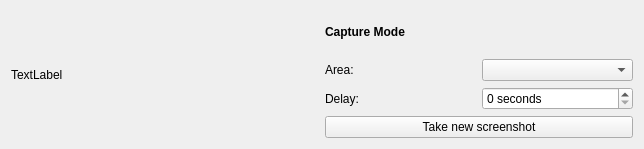
<?xml version="1.0" encoding="UTF-8"?>
<ui version="4.0">
 <class>CaptureLauncher</class>
 <widget class="QWidget" name="CaptureLauncher">
  <property name="geometry">
   <rect>
    <x>0</x>
    <y>0</y>
    <width>644</width>
    <height>149</height>
   </rect>
  </property>
  <property name="windowTitle">
   <string>Form</string>
  </property>
  <layout class="QGridLayout" name="gridLayout">
   <item row="0" column="0">
    <layout class="QHBoxLayout" name="horizontalLayout">
     <item>
      <widget class="QLabel" name="imagePreview">
       <property name="text">
        <string>TextLabel</string>
       </property>
      </widget>
     </item>
    </layout>
   </item>
   <item row="0" column="1">
    <layout class="QVBoxLayout" name="verticalLayout">
     <item>
      <widget class="QLabel" name="modeLabel">
       <property name="font">
        <font>
         <weight>75</weight>
         <bold>true</bold>
        </font>
       </property>
       <property name="text">
        <string>Capture Mode</string>
       </property>
       <property name="alignment">
        <set>Qt::AlignLeading|Qt::AlignLeft|Qt::AlignVCenter</set>
       </property>
       <property name="margin">
        <number>-1</number>
       </property>
      </widget>
     </item>
     <item>
      <layout class="QGridLayout" name="gridLayout_2">
       <item row="1" column="0">
        <widget class="QLabel" name="areaLabel">
         <property name="text">
          <string>Area:</string>
         </property>
        </widget>
       </item>
       <item row="3" column="0">
        <widget class="QLabel" name="delayLabel">
         <property name="text">
          <string>Delay:</string>
         </property>
        </widget>
       </item>
       <item row="1" column="1">
        <widget class="QComboBox" name="captureType">
         <property name="currentText">
          <string/>
         </property>
        </widget>
       </item>
       <item row="3" column="1">
        <widget class="QSpinBox" name="delayTime">
         <property name="suffix">
          <string> seconds</string>
         </property>
         <property name="minimum">
          <number>0</number>
         </property>
         <property name="maximum">
          <number>999</number>
         </property>
        </widget>
       </item>
      </layout>
     </item>
     <item>
      <widget class="QPushButton" name="launchButton">
       <property name="text">
        <string>Take new screenshot</string>
       </property>
      </widget>
     </item>
    </layout>
   </item>
  </layout>
 </widget>
 <resources/>
 <connections/>
</ui>
